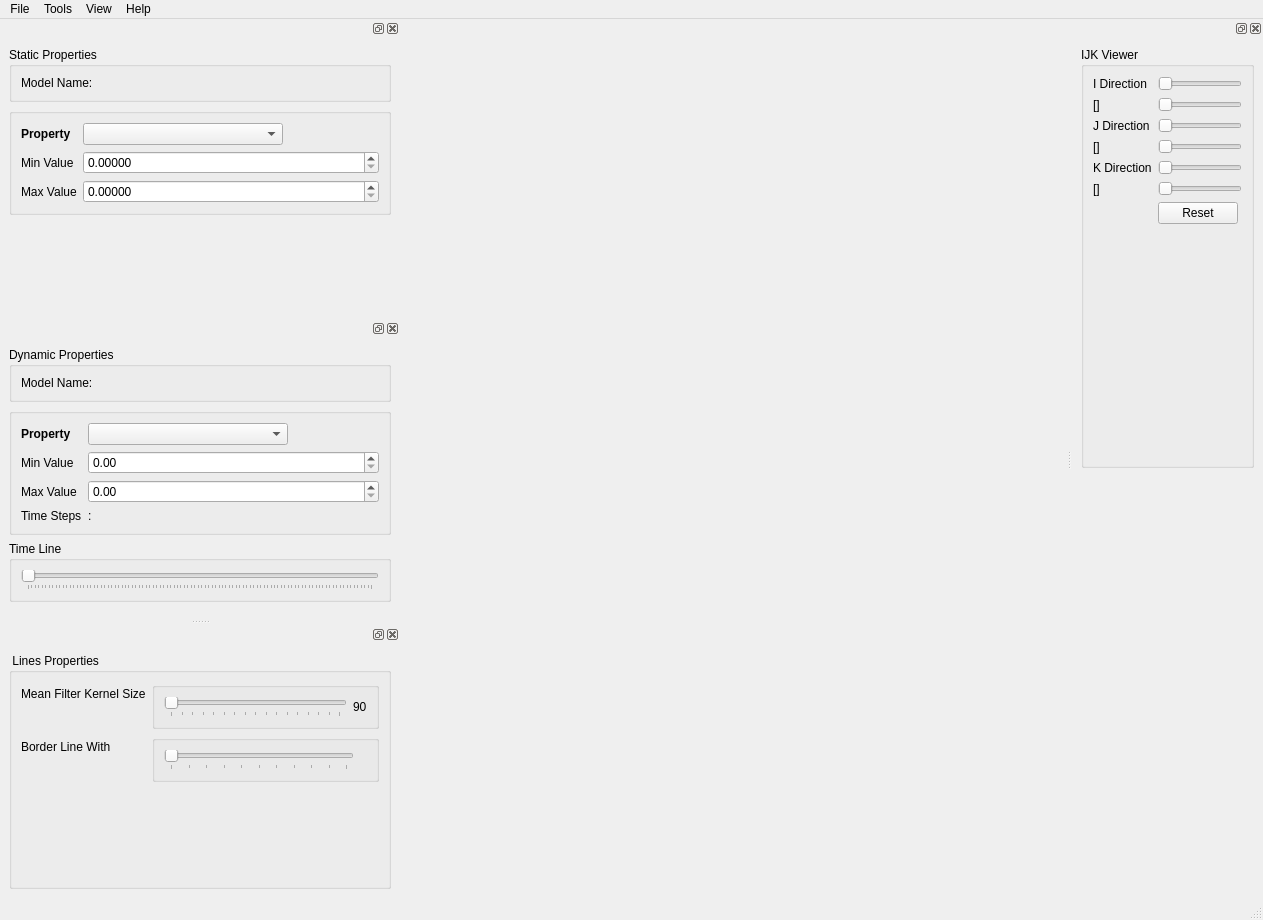
<?xml version="1.0" encoding="UTF-8"?>
<ui version="4.0">
 <author>Felipe Moura de Carvalho</author>
 <class>MainWindow</class>
 <widget class="QMainWindow" name="MainWindow">
  <property name="geometry">
   <rect>
    <x>0</x>
    <y>0</y>
    <width>1263</width>
    <height>920</height>
   </rect>
  </property>
  <property name="sizePolicy">
   <sizepolicy hsizetype="Minimum" vsizetype="Minimum">
    <horstretch>0</horstretch>
    <verstretch>0</verstretch>
   </sizepolicy>
  </property>
  <property name="windowTitle">
   <string>MainWindow</string>
  </property>
  <property name="documentMode">
   <bool>false</bool>
  </property>
  <property name="dockNestingEnabled">
   <bool>true</bool>
  </property>
  <property name="dockOptions">
   <set>QMainWindow::AllowNestedDocks|QMainWindow::AllowTabbedDocks|QMainWindow::AnimatedDocks</set>
  </property>
  <widget class="QWidget" name="centralWidget">
   <layout class="QVBoxLayout" name="verticalLayout"/>
  </widget>
  <widget class="QMenuBar" name="menubar">
   <property name="geometry">
    <rect>
     <x>0</x>
     <y>0</y>
     <width>1263</width>
     <height>21</height>
    </rect>
   </property>
   <widget class="QMenu" name="menuFile">
    <property name="title">
     <string>File</string>
    </property>
    <addaction name="action_Open_IRES"/>
    <addaction name="separator"/>
    <addaction name="action_Quit"/>
   </widget>
   <widget class="QMenu" name="menuTools">
    <property name="title">
     <string>Tools</string>
    </property>
    <addaction name="action_Load_Shaders"/>
   </widget>
   <widget class="QMenu" name="menuHelp">
    <property name="title">
     <string>Help</string>
    </property>
    <addaction name="separator"/>
    <addaction name="action_About"/>
   </widget>
   <widget class="QMenu" name="menuView">
    <property name="title">
     <string>View</string>
    </property>
    <addaction name="action_Show_Static_Properties"/>
    <addaction name="action_Show_Dynamic_Properties"/>
    <addaction name="separator"/>
    <addaction name="action_Show_Primary_Cells"/>
    <addaction name="action_Show_Secondary_Cells"/>
    <addaction name="action_Show_Lines_Properties"/>
    <addaction name="action_BorderLine"/>
    <addaction name="action_Fault"/>
    <addaction name="separator"/>
    <addaction name="action_Raw_Model"/>
    <addaction name="action_IRES_Cutaway"/>
    <addaction name="action_Texture_View"/>
    <addaction name="action_FullModel"/>
    <addaction name="separator"/>
    <addaction name="action_Full_Screen"/>
    <addaction name="action_Trackball"/>
    <addaction name="action_Fly_Camera"/>
    <addaction name="action_Freeze_View"/>
    <addaction name="separator"/>
   </widget>
   <addaction name="menuFile"/>
   <addaction name="menuTools"/>
   <addaction name="menuView"/>
   <addaction name="menuHelp"/>
  </widget>
  <widget class="QDockWidget" name="dockWidgetStatic">
   <property name="enabled">
    <bool>true</bool>
   </property>
   <property name="minimumSize">
    <size>
     <width>400</width>
     <height>300</height>
    </size>
   </property>
   <property name="maximumSize">
    <size>
     <width>400</width>
     <height>300</height>
    </size>
   </property>
   <attribute name="dockWidgetArea">
    <number>1</number>
   </attribute>
   <widget class="QWidget" name="dockWidgetLayersContents">
    <layout class="QGridLayout" name="gridLayout">
     <item row="3" column="0">
      <spacer name="verticalSpacer">
       <property name="orientation">
        <enum>Qt::Vertical</enum>
       </property>
       <property name="sizeHint" stdset="0">
        <size>
         <width>20</width>
         <height>40</height>
        </size>
       </property>
      </spacer>
     </item>
     <item row="0" column="0">
      <widget class="QGroupBox" name="groupBoxDetails">
       <property name="minimumSize">
        <size>
         <width>200</width>
         <height>0</height>
        </size>
       </property>
       <property name="maximumSize">
        <size>
         <width>400</width>
         <height>16777215</height>
        </size>
       </property>
       <property name="title">
        <string>Static Properties</string>
       </property>
       <property name="flat">
        <bool>true</bool>
       </property>
       <property name="checkable">
        <bool>false</bool>
       </property>
       <layout class="QFormLayout" name="formLayout_2">
        <property name="fieldGrowthPolicy">
         <enum>QFormLayout::ExpandingFieldsGrow</enum>
        </property>
        <item row="0" column="0">
         <widget class="QLabel" name="labelSimulator">
          <property name="text">
           <string>Model Name:</string>
          </property>
         </widget>
        </item>
        <item row="0" column="1">
         <widget class="QLabel" name="simulatorName">
          <property name="minimumSize">
           <size>
            <width>200</width>
            <height>0</height>
           </size>
          </property>
          <property name="maximumSize">
           <size>
            <width>400</width>
            <height>16777215</height>
           </size>
          </property>
          <property name="text">
           <string/>
          </property>
         </widget>
        </item>
       </layout>
      </widget>
     </item>
     <item row="2" column="0">
      <widget class="QGroupBox" name="groupBoxPropertyAttributes">
       <property name="maximumSize">
        <size>
         <width>16777215</width>
         <height>128</height>
        </size>
       </property>
       <property name="title">
        <string/>
       </property>
       <property name="flat">
        <bool>true</bool>
       </property>
       <layout class="QFormLayout" name="formLayout_4">
        <property name="fieldGrowthPolicy">
         <enum>QFormLayout::ExpandingFieldsGrow</enum>
        </property>
        <property name="labelAlignment">
         <set>Qt::AlignLeading|Qt::AlignLeft|Qt::AlignVCenter</set>
        </property>
        <item row="2" column="0">
         <widget class="QLabel" name="labelCurrentProperty">
          <property name="font">
           <font>
            <weight>75</weight>
            <bold>true</bold>
           </font>
          </property>
          <property name="text">
           <string>Property </string>
          </property>
         </widget>
        </item>
        <item row="2" column="1">
         <widget class="QComboBox" name="comboBoxProperty">
          <property name="minimumSize">
           <size>
            <width>200</width>
            <height>0</height>
           </size>
          </property>
         </widget>
        </item>
        <item row="5" column="0">
         <widget class="QLabel" name="labelMinValue">
          <property name="frameShape">
           <enum>QFrame::NoFrame</enum>
          </property>
          <property name="frameShadow">
           <enum>QFrame::Plain</enum>
          </property>
          <property name="text">
           <string>Min Value</string>
          </property>
         </widget>
        </item>
        <item row="5" column="1">
         <widget class="QDoubleSpinBox" name="doubleSpinMin">
          <property name="sizePolicy">
           <sizepolicy hsizetype="MinimumExpanding" vsizetype="Fixed">
            <horstretch>0</horstretch>
            <verstretch>0</verstretch>
           </sizepolicy>
          </property>
          <property name="minimumSize">
           <size>
            <width>0</width>
            <height>0</height>
           </size>
          </property>
          <property name="toolTip">
           <string>&lt;html&gt;&lt;head/&gt;&lt;body&gt;&lt;p&gt;Minimum value.&lt;/p&gt;&lt;/body&gt;&lt;/html&gt;</string>
          </property>
          <property name="decimals">
           <number>5</number>
          </property>
          <property name="maximum">
           <double>1000000000.000000000000000</double>
          </property>
          <property name="singleStep">
           <double>1000.000000000000000</double>
          </property>
         </widget>
        </item>
        <item row="6" column="0">
         <widget class="QLabel" name="labelMaxValue">
          <property name="text">
           <string>Max Value</string>
          </property>
         </widget>
        </item>
        <item row="6" column="1">
         <widget class="QDoubleSpinBox" name="doubleSpinMax">
          <property name="sizePolicy">
           <sizepolicy hsizetype="MinimumExpanding" vsizetype="Fixed">
            <horstretch>0</horstretch>
            <verstretch>0</verstretch>
           </sizepolicy>
          </property>
          <property name="toolTip">
           <string>&lt;html&gt;&lt;head/&gt;&lt;body&gt;&lt;p&gt;Maximum value.&lt;/p&gt;&lt;/body&gt;&lt;/html&gt;</string>
          </property>
          <property name="decimals">
           <number>5</number>
          </property>
          <property name="maximum">
           <double>1000000000.000000000000000</double>
          </property>
          <property name="singleStep">
           <double>1000.000000000000000</double>
          </property>
         </widget>
        </item>
       </layout>
      </widget>
     </item>
    </layout>
   </widget>
  </widget>
  <widget class="QDockWidget" name="dockWidgetIJKViewer">
   <property name="enabled">
    <bool>true</bool>
   </property>
   <attribute name="dockWidgetArea">
    <number>2</number>
   </attribute>
   <widget class="QWidget" name="dockWidgetIJKViewerContents">
    <layout class="QVBoxLayout" name="verticalLayout_2">
     <item>
      <widget class="QGroupBox" name="groupBoxIJKViewer">
       <property name="sizePolicy">
        <sizepolicy hsizetype="MinimumExpanding" vsizetype="MinimumExpanding">
         <horstretch>0</horstretch>
         <verstretch>0</verstretch>
        </sizepolicy>
       </property>
       <property name="title">
        <string>IJK Viewer</string>
       </property>
       <layout class="QFormLayout" name="formLayout">
        <property name="fieldGrowthPolicy">
         <enum>QFormLayout::ExpandingFieldsGrow</enum>
        </property>
        <item row="0" column="0">
         <widget class="QLabel" name="label_I">
          <property name="text">
           <string>I Direction</string>
          </property>
         </widget>
        </item>
        <item row="0" column="1">
         <widget class="QSlider" name="horizontalslider_max_I">
          <property name="maximum">
           <number>10000000</number>
          </property>
          <property name="orientation">
           <enum>Qt::Horizontal</enum>
          </property>
          <property name="invertedAppearance">
           <bool>false</bool>
          </property>
          <property name="invertedControls">
           <bool>false</bool>
          </property>
         </widget>
        </item>
        <item row="1" column="0">
         <widget class="QLabel" name="label_I_Range">
          <property name="text">
           <string>[]</string>
          </property>
         </widget>
        </item>
        <item row="1" column="1">
         <widget class="QSlider" name="horizontalslider_min_I">
          <property name="orientation">
           <enum>Qt::Horizontal</enum>
          </property>
         </widget>
        </item>
        <item row="2" column="0">
         <widget class="QLabel" name="label_J">
          <property name="text">
           <string>J Direction</string>
          </property>
         </widget>
        </item>
        <item row="2" column="1">
         <widget class="QSlider" name="horizontalslider_max_J">
          <property name="orientation">
           <enum>Qt::Horizontal</enum>
          </property>
          <property name="invertedAppearance">
           <bool>false</bool>
          </property>
         </widget>
        </item>
        <item row="3" column="0">
         <widget class="QLabel" name="label_J_Range">
          <property name="text">
           <string>[]</string>
          </property>
         </widget>
        </item>
        <item row="3" column="1">
         <widget class="QSlider" name="horizontalslider_min_J">
          <property name="orientation">
           <enum>Qt::Horizontal</enum>
          </property>
         </widget>
        </item>
        <item row="4" column="0">
         <widget class="QLabel" name="label_K">
          <property name="text">
           <string>K Direction</string>
          </property>
         </widget>
        </item>
        <item row="4" column="1">
         <widget class="QSlider" name="horizontalslider_max_K">
          <property name="orientation">
           <enum>Qt::Horizontal</enum>
          </property>
          <property name="invertedAppearance">
           <bool>false</bool>
          </property>
         </widget>
        </item>
        <item row="5" column="0">
         <widget class="QLabel" name="label_K_Range">
          <property name="text">
           <string>[]</string>
          </property>
         </widget>
        </item>
        <item row="5" column="1">
         <widget class="QSlider" name="horizontalslider_min_K">
          <property name="orientation">
           <enum>Qt::Horizontal</enum>
          </property>
         </widget>
        </item>
        <item row="6" column="1">
         <widget class="QPushButton" name="pushButton_Reset_IJK">
          <property name="text">
           <string>Reset</string>
          </property>
         </widget>
        </item>
       </layout>
      </widget>
     </item>
     <item>
      <spacer name="verticalSpacer_3">
       <property name="orientation">
        <enum>Qt::Vertical</enum>
       </property>
       <property name="sizeHint" stdset="0">
        <size>
         <width>20</width>
         <height>40</height>
        </size>
       </property>
      </spacer>
     </item>
    </layout>
   </widget>
  </widget>
  <widget class="QDockWidget" name="dockWidgetDynamic">
   <property name="maximumSize">
    <size>
     <width>400</width>
     <height>300</height>
    </size>
   </property>
   <attribute name="dockWidgetArea">
    <number>1</number>
   </attribute>
   <widget class="QWidget" name="dockWidgetContentsDynamic">
    <layout class="QVBoxLayout" name="verticalLayout_3">
     <item>
      <widget class="QGroupBox" name="groupBoxDetailsDynamic">
       <property name="minimumSize">
        <size>
         <width>200</width>
         <height>0</height>
        </size>
       </property>
       <property name="maximumSize">
        <size>
         <width>400</width>
         <height>16777215</height>
        </size>
       </property>
       <property name="title">
        <string>Dynamic Properties</string>
       </property>
       <property name="flat">
        <bool>true</bool>
       </property>
       <property name="checkable">
        <bool>false</bool>
       </property>
       <layout class="QFormLayout" name="formLayout_6">
        <property name="fieldGrowthPolicy">
         <enum>QFormLayout::ExpandingFieldsGrow</enum>
        </property>
        <item row="0" column="0">
         <widget class="QLabel" name="labelSimulatorDynamic">
          <property name="text">
           <string>Model Name:</string>
          </property>
         </widget>
        </item>
        <item row="0" column="1">
         <widget class="QLabel" name="simulatorNameDynamic">
          <property name="minimumSize">
           <size>
            <width>200</width>
            <height>0</height>
           </size>
          </property>
          <property name="maximumSize">
           <size>
            <width>400</width>
            <height>16777215</height>
           </size>
          </property>
          <property name="text">
           <string/>
          </property>
         </widget>
        </item>
       </layout>
      </widget>
     </item>
     <item>
      <widget class="QGroupBox" name="groupBoxPropertyAttributes_Dynamic">
       <property name="maximumSize">
        <size>
         <width>16777215</width>
         <height>128</height>
        </size>
       </property>
       <property name="title">
        <string/>
       </property>
       <property name="flat">
        <bool>true</bool>
       </property>
       <layout class="QFormLayout" name="formLayout_5">
        <property name="fieldGrowthPolicy">
         <enum>QFormLayout::ExpandingFieldsGrow</enum>
        </property>
        <property name="labelAlignment">
         <set>Qt::AlignLeading|Qt::AlignLeft|Qt::AlignVCenter</set>
        </property>
        <item row="2" column="0">
         <widget class="QLabel" name="labelCurrentProperty_Dynamic">
          <property name="font">
           <font>
            <weight>75</weight>
            <bold>true</bold>
           </font>
          </property>
          <property name="text">
           <string>Property </string>
          </property>
         </widget>
        </item>
        <item row="2" column="1">
         <widget class="QComboBox" name="comboBoxProperty_Dynamic">
          <property name="minimumSize">
           <size>
            <width>200</width>
            <height>0</height>
           </size>
          </property>
         </widget>
        </item>
        <item row="7" column="0">
         <widget class="QLabel" name="labelTimeSteps_Dynamic">
          <property name="text">
           <string>Time Steps</string>
          </property>
         </widget>
        </item>
        <item row="7" column="1">
         <widget class="QLabel" name="labelTimeStepsShow_Dynamic">
          <property name="text">
           <string>:</string>
          </property>
         </widget>
        </item>
        <item row="6" column="0">
         <widget class="QLabel" name="labelMaxValue_Dynamic">
          <property name="text">
           <string>Max Value</string>
          </property>
         </widget>
        </item>
        <item row="5" column="0">
         <widget class="QLabel" name="labelMinValue_Dynamic">
          <property name="frameShape">
           <enum>QFrame::NoFrame</enum>
          </property>
          <property name="frameShadow">
           <enum>QFrame::Plain</enum>
          </property>
          <property name="text">
           <string>Min Value</string>
          </property>
         </widget>
        </item>
        <item row="5" column="1">
         <widget class="QDoubleSpinBox" name="doubleSpinMin_Dynamic">
          <property name="sizePolicy">
           <sizepolicy hsizetype="MinimumExpanding" vsizetype="Fixed">
            <horstretch>0</horstretch>
            <verstretch>0</verstretch>
           </sizepolicy>
          </property>
          <property name="minimumSize">
           <size>
            <width>0</width>
            <height>0</height>
           </size>
          </property>
          <property name="toolTip">
           <string>&lt;html&gt;&lt;head/&gt;&lt;body&gt;&lt;p&gt;Minimum value.&lt;/p&gt;&lt;/body&gt;&lt;/html&gt;</string>
          </property>
          <property name="maximum">
           <double>1000000000.000000000000000</double>
          </property>
          <property name="singleStep">
           <double>1000.000000000000000</double>
          </property>
         </widget>
        </item>
        <item row="6" column="1">
         <widget class="QDoubleSpinBox" name="doubleSpinMax_Dynamic">
          <property name="sizePolicy">
           <sizepolicy hsizetype="MinimumExpanding" vsizetype="Fixed">
            <horstretch>0</horstretch>
            <verstretch>0</verstretch>
           </sizepolicy>
          </property>
          <property name="toolTip">
           <string>&lt;html&gt;&lt;head/&gt;&lt;body&gt;&lt;p&gt;Maximum value.&lt;/p&gt;&lt;/body&gt;&lt;/html&gt;</string>
          </property>
          <property name="maximum">
           <double>1000000000.000000000000000</double>
          </property>
          <property name="singleStep">
           <double>1000.000000000000000</double>
          </property>
         </widget>
        </item>
       </layout>
      </widget>
     </item>
     <item>
      <widget class="QGroupBox" name="groupBoxTimeLine_Dynamic">
       <property name="title">
        <string>Time Line</string>
       </property>
       <property name="flat">
        <bool>true</bool>
       </property>
       <layout class="QVBoxLayout" name="verticalLayout_6">
        <item>
         <widget class="QSlider" name="sliderTimeLine_Dynamic">
          <property name="orientation">
           <enum>Qt::Horizontal</enum>
          </property>
          <property name="invertedAppearance">
           <bool>false</bool>
          </property>
          <property name="invertedControls">
           <bool>false</bool>
          </property>
          <property name="tickPosition">
           <enum>QSlider::TicksBelow</enum>
          </property>
          <property name="tickInterval">
           <number>1</number>
          </property>
         </widget>
        </item>
       </layout>
      </widget>
     </item>
     <item>
      <spacer name="verticalSpacer_2">
       <property name="orientation">
        <enum>Qt::Vertical</enum>
       </property>
       <property name="sizeHint" stdset="0">
        <size>
         <width>20</width>
         <height>40</height>
        </size>
       </property>
      </spacer>
     </item>
    </layout>
   </widget>
  </widget>
  <widget class="QStatusBar" name="statusBar">
   <property name="sizeGripEnabled">
    <bool>true</bool>
   </property>
  </widget>
  <widget class="QDockWidget" name="dockWidgetBeauty">
   <attribute name="dockWidgetArea">
    <number>1</number>
   </attribute>
   <widget class="QWidget" name="dockWidgetContents">
    <layout class="QVBoxLayout" name="verticalLayout_4">
     <item>
      <widget class="QGroupBox" name="groupBox">
       <property name="title">
        <string> Lines Properties</string>
       </property>
       <layout class="QFormLayout" name="formLayout_3">
        <property name="fieldGrowthPolicy">
         <enum>QFormLayout::ExpandingFieldsGrow</enum>
        </property>
        <property name="labelAlignment">
         <set>Qt::AlignLeading|Qt::AlignLeft|Qt::AlignVCenter</set>
        </property>
        <item row="1" column="0">
         <widget class="QLabel" name="labelMeanFilterSize">
          <property name="text">
           <string>Mean Filter Kernel Size</string>
          </property>
         </widget>
        </item>
        <item row="2" column="0">
         <widget class="QLabel" name="labelLineWith">
          <property name="text">
           <string>Border Line With</string>
          </property>
         </widget>
        </item>
        <item row="1" column="1">
         <widget class="QGroupBox" name="groupBox_KernelSize">
          <property name="title">
           <string/>
          </property>
          <property name="flat">
           <bool>true</bool>
          </property>
          <property name="checkable">
           <bool>false</bool>
          </property>
          <layout class="QHBoxLayout" name="horizontalLayout_GB_kernelSize">
           <item>
            <widget class="QSlider" name="horizontalSliderMeanFilterSize">
             <property name="maximum">
              <number>32</number>
             </property>
             <property name="singleStep">
              <number>2</number>
             </property>
             <property name="orientation">
              <enum>Qt::Horizontal</enum>
             </property>
             <property name="tickPosition">
              <enum>QSlider::TicksBelow</enum>
             </property>
             <property name="tickInterval">
              <number>2</number>
             </property>
            </widget>
           </item>
           <item>
            <widget class="QLabel" name="labelKernelSize">
             <property name="frameShape">
              <enum>QFrame::NoFrame</enum>
             </property>
             <property name="frameShadow">
              <enum>QFrame::Raised</enum>
             </property>
             <property name="text">
              <string>90</string>
             </property>
            </widget>
           </item>
          </layout>
         </widget>
        </item>
        <item row="2" column="1">
         <widget class="QGroupBox" name="groupBox_LineWith">
          <property name="title">
           <string/>
          </property>
          <property name="flat">
           <bool>true</bool>
          </property>
          <layout class="QHBoxLayout" name="horizontalLayout_2">
           <item>
            <widget class="QSlider" name="horizontalSliderLineWith">
             <property name="maximum">
              <number>10</number>
             </property>
             <property name="orientation">
              <enum>Qt::Horizontal</enum>
             </property>
             <property name="tickPosition">
              <enum>QSlider::TicksBelow</enum>
             </property>
             <property name="tickInterval">
              <number>1</number>
             </property>
            </widget>
           </item>
           <item>
            <widget class="QLabel" name="label">
             <property name="text">
              <string>  </string>
             </property>
            </widget>
           </item>
          </layout>
         </widget>
        </item>
       </layout>
      </widget>
     </item>
    </layout>
   </widget>
  </widget>
  <action name="action_Open_IRES">
   <property name="text">
    <string>Open *.ires</string>
   </property>
  </action>
  <action name="action_Quit">
   <property name="text">
    <string>Quit</string>
   </property>
  </action>
  <action name="action_Load_Shaders">
   <property name="text">
    <string>Load Shaders</string>
   </property>
   <property name="shortcut">
    <string>F5</string>
   </property>
  </action>
  <action name="action_keyBindings">
   <property name="text">
    <string>Key Bindings</string>
   </property>
  </action>
  <action name="action_About">
   <property name="text">
    <string>About</string>
   </property>
  </action>
  <action name="action_Show_Primary_Cells">
   <property name="checkable">
    <bool>true</bool>
   </property>
   <property name="text">
    <string>Show Primary Cells</string>
   </property>
   <property name="shortcut">
    <string>Alt+1</string>
   </property>
  </action>
  <action name="action_Show_Secondary_Cells">
   <property name="checkable">
    <bool>true</bool>
   </property>
   <property name="checked">
    <bool>true</bool>
   </property>
   <property name="text">
    <string>Show Secondary Cells</string>
   </property>
   <property name="shortcut">
    <string>Alt+2</string>
   </property>
  </action>
  <action name="action_Raw_Cutaway">
   <property name="checkable">
    <bool>true</bool>
   </property>
   <property name="text">
    <string>Raw Cutaway</string>
   </property>
   <property name="shortcut">
    <string>F10</string>
   </property>
  </action>
  <action name="action_Raw_Model">
   <property name="checkable">
    <bool>true</bool>
   </property>
   <property name="checked">
    <bool>true</bool>
   </property>
   <property name="text">
    <string>Raw Model</string>
   </property>
   <property name="toolTip">
    <string>No technique applied</string>
   </property>
   <property name="shortcut">
    <string>F9</string>
   </property>
  </action>
  <action name="action_Open_IRES2">
   <property name="text">
    <string>Open Ires2 *.ires</string>
   </property>
  </action>
  <action name="action_Trackball">
   <property name="text">
    <string>Trackball</string>
   </property>
   <property name="shortcut">
    <string>Alt+Shift+T</string>
   </property>
  </action>
  <action name="action_Fly_Camera">
   <property name="text">
    <string>Fly Camera</string>
   </property>
   <property name="shortcut">
    <string>Alt+Shift+F</string>
   </property>
  </action>
  <action name="action_Freeze_View">
   <property name="text">
    <string>Freeze View</string>
   </property>
   <property name="shortcut">
    <string>Alt+Shift+S</string>
   </property>
  </action>
  <action name="action_IRES_Cutaway">
   <property name="checkable">
    <bool>true</bool>
   </property>
   <property name="text">
    <string>IRES Cutaway</string>
   </property>
   <property name="shortcut">
    <string>F10</string>
   </property>
  </action>
  <action name="action_Texture_View">
   <property name="checkable">
    <bool>true</bool>
   </property>
   <property name="text">
    <string>Texture View</string>
   </property>
   <property name="shortcut">
    <string>F11</string>
   </property>
  </action>
  <action name="action_Show_Static_Properties">
   <property name="checkable">
    <bool>true</bool>
   </property>
   <property name="text">
    <string>Show Static Properties</string>
   </property>
   <property name="toolTip">
    <string>Static Properties Viewer</string>
   </property>
  </action>
  <action name="action_Fault">
   <property name="checkable">
    <bool>true</bool>
   </property>
   <property name="text">
    <string>Show Fault</string>
   </property>
   <property name="shortcut">
    <string>Alt+4</string>
   </property>
  </action>
  <action name="action_BorderLine">
   <property name="checkable">
    <bool>true</bool>
   </property>
   <property name="text">
    <string>Show Border Lines</string>
   </property>
   <property name="shortcut">
    <string>Alt+3</string>
   </property>
  </action>
  <action name="action_FullModel">
   <property name="checkable">
    <bool>true</bool>
   </property>
   <property name="text">
    <string>Full Model</string>
   </property>
   <property name="shortcut">
    <string>F12</string>
   </property>
  </action>
  <action name="action_Show_Dynamic_Properties">
   <property name="checkable">
    <bool>true</bool>
   </property>
   <property name="text">
    <string>Show Dynamic Properties</string>
   </property>
   <property name="toolTip">
    <string>Dynamic Properties Viewer</string>
   </property>
  </action>
  <action name="action_Full_Screen">
   <property name="checkable">
    <bool>true</bool>
   </property>
   <property name="text">
    <string>Full Screen</string>
   </property>
   <property name="toolTip">
    <string>Set to Full Screen Mode</string>
   </property>
   <property name="shortcut">
    <string>Ctrl+F</string>
   </property>
  </action>
  <action name="action_Show_Lines_Properties">
   <property name="checkable">
    <bool>true</bool>
   </property>
   <property name="text">
    <string>Show Lines Properties</string>
   </property>
  </action>
 </widget>
 <resources>
  <include location="../RCC/Resources.qrc"/>
 </resources>
 <connections>
  <connection>
   <sender>action_Quit</sender>
   <signal>triggered()</signal>
   <receiver>MainWindow</receiver>
   <slot>close()</slot>
   <hints>
    <hint type="sourcelabel">
     <x>-1</x>
     <y>-1</y>
    </hint>
    <hint type="destinationlabel">
     <x>399</x>
     <y>299</y>
    </hint>
   </hints>
  </connection>
  <connection>
   <sender>action_Show_Static_Properties</sender>
   <signal>toggled(bool)</signal>
   <receiver>dockWidgetStatic</receiver>
   <slot>setVisible(bool)</slot>
   <hints>
    <hint type="sourcelabel">
     <x>-1</x>
     <y>-1</y>
    </hint>
    <hint type="destinationlabel">
     <x>199</x>
     <y>394</y>
    </hint>
   </hints>
  </connection>
  <connection>
   <sender>action_Show_Dynamic_Properties</sender>
   <signal>toggled(bool)</signal>
   <receiver>dockWidgetDynamic</receiver>
   <slot>setVisible(bool)</slot>
   <hints>
    <hint type="sourcelabel">
     <x>-1</x>
     <y>-1</y>
    </hint>
    <hint type="destinationlabel">
     <x>199</x>
     <y>469</y>
    </hint>
   </hints>
  </connection>
  <connection>
   <sender>action_Show_Lines_Properties</sender>
   <signal>toggled(bool)</signal>
   <receiver>dockWidgetBeauty</receiver>
   <slot>setVisible(bool)</slot>
   <hints>
    <hint type="sourcelabel">
     <x>-1</x>
     <y>-1</y>
    </hint>
    <hint type="destinationlabel">
     <x>199</x>
     <y>763</y>
    </hint>
   </hints>
  </connection>
 </connections>
</ui>
